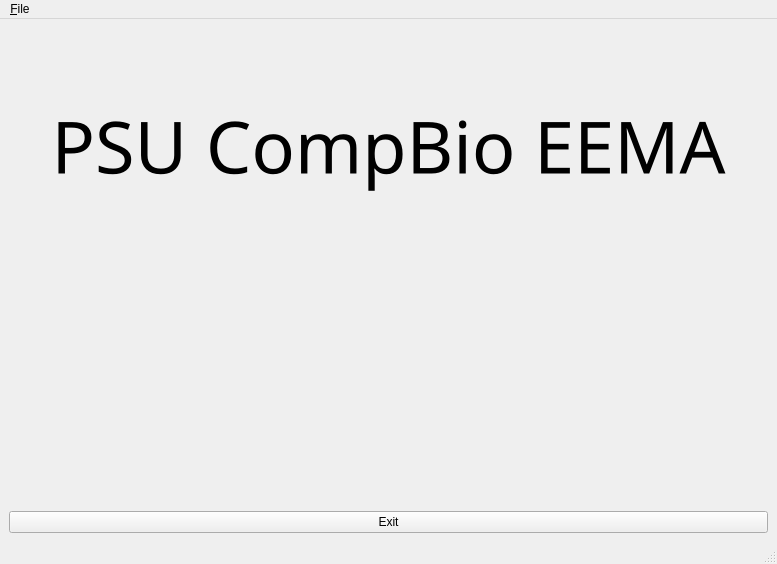
<?xml version="1.0" encoding="UTF-8"?>
<ui version="4.0">
 <class>MainWindow</class>
 <widget class="QMainWindow" name="MainWindow">
  <property name="geometry">
   <rect>
    <x>0</x>
    <y>0</y>
    <width>777</width>
    <height>564</height>
   </rect>
  </property>
  <property name="windowTitle">
   <string>MainWindow</string>
  </property>
  <widget class="QWidget" name="centralwidget">
   <layout class="QVBoxLayout" name="verticalLayout">
    <item>
     <widget class="QLabel" name="label">
      <property name="font">
       <font>
        <family>Century Gothic</family>
        <pointsize>54</pointsize>
       </font>
      </property>
      <property name="text">
       <string>PSU CompBio EEMA</string>
      </property>
      <property name="scaledContents">
       <bool>false</bool>
      </property>
      <property name="alignment">
       <set>Qt::AlignCenter</set>
      </property>
     </widget>
    </item>
    <item>
     <widget class="QLabel" name="label_2">
      <property name="text">
       <string/>
      </property>
      <property name="pixmap">
       <pixmap>resources/90451_The_Pennsylvania_State_University_Logo_MT_200_x_200.png</pixmap>
      </property>
      <property name="alignment">
       <set>Qt::AlignCenter</set>
      </property>
     </widget>
    </item>
    <item>
     <widget class="QPushButton" name="pushButton">
      <property name="text">
       <string>Exit</string>
      </property>
     </widget>
    </item>
   </layout>
  </widget>
  <widget class="QMenuBar" name="menubar">
   <property name="geometry">
    <rect>
     <x>0</x>
     <y>0</y>
     <width>777</width>
     <height>22</height>
    </rect>
   </property>
   <widget class="QMenu" name="menuFile">
    <property name="title">
     <string>&amp;File</string>
    </property>
    <addaction name="actionE_xit"/>
   </widget>
   <addaction name="menuFile"/>
  </widget>
  <widget class="QStatusBar" name="statusbar"/>
  <action name="actionE_xit">
   <property name="text">
    <string>E&amp;xit</string>
   </property>
   <property name="shortcut">
    <string>Ctrl+Q</string>
   </property>
  </action>
 </widget>
 <resources/>
 <connections>
  <connection>
   <sender>pushButton</sender>
   <signal>clicked()</signal>
   <receiver>MainWindow</receiver>
   <slot>close()</slot>
   <hints>
    <hint type="sourcelabel">
     <x>290</x>
     <y>264</y>
    </hint>
    <hint type="destinationlabel">
     <x>252</x>
     <y>196</y>
    </hint>
   </hints>
  </connection>
  <connection>
   <sender>actionE_xit</sender>
   <signal>triggered()</signal>
   <receiver>MainWindow</receiver>
   <slot>close()</slot>
   <hints>
    <hint type="sourcelabel">
     <x>-1</x>
     <y>-1</y>
    </hint>
    <hint type="destinationlabel">
     <x>394</x>
     <y>152</y>
    </hint>
   </hints>
  </connection>
 </connections>
</ui>
